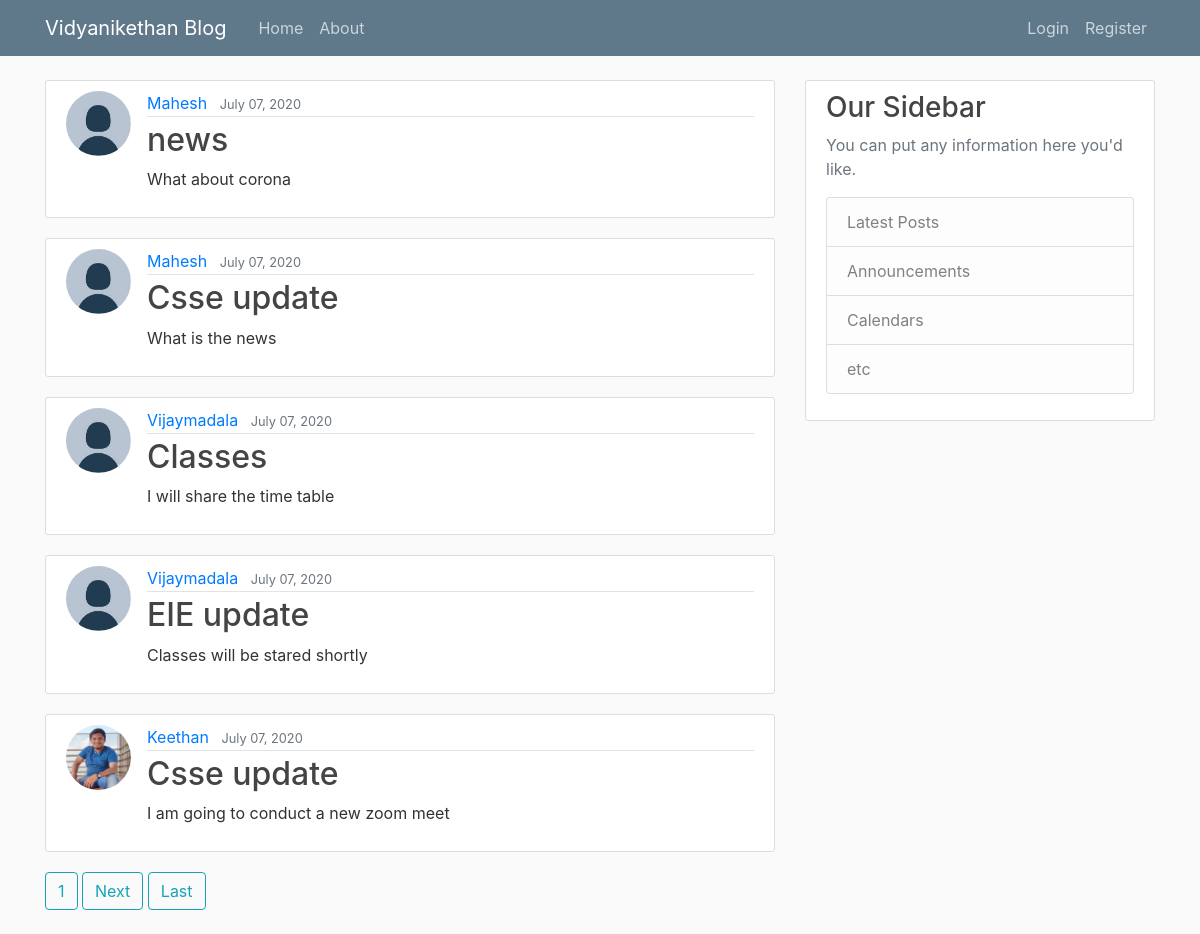
The page / on the database its author committed.
### Blog/models.py (models this page shows, shortened)
class Post(models.Model):
	title = models.CharField(max_length=100)
	content = models.TextField()
	date_posted = models.DateTimeField(default=timezone.now)
	author = models.ForeignKey(User , on_delete=models.CASCADE)

### users/models.py (models this page shows, shortened)
class Profile(models.Model):
	user = models.OneToOneField(User, on_delete=models.CASCADE)
	image= models.ImageField(default='default.jpg',upload_to='profile_pics')

### Blog/views.py (the view)
# urls.py: path('',PostListView.as_view(),name='Blog-home'),
class PostListView(ListView):
	model = Post
	template_name = 'Blog/home.html'
	context_object_name = 'posts'
	ordering = ['-date_posted']
	paginate_by = 5

### Blog/templates/Blog/home.html (shortened to what this page needs)
{% extends "Blog/base.html" %}
{% block content %}
	{% for post in posts%}
		<article class="media content-section">
		  <img class="rounded-circle article-img" src="{{ post.author.profile.image.url }}">
		  <div class="media-body">
		    <div class="article-metadata">
		      <a class="mr-2" href="{% url 'user-posts' post.author.username %}">{{ post.author }}</a>
			  <small class="text-muted">{{ post.date_posted|date:"F d, Y" }}</small>
		    </div>
		    <h2><a class="article-title" href="{% url 'post-detail' post.id %}">{{ post.title }}</a></h2>
		    <p class="article-content">{{ post.content }}</p>
		  </div>
		</article>
	{% endfor %}
	{% if is_paginated %}
		{% for num in page_obj.paginator.page_range %}
			{% if page_obj.number == num %}
				<a class="btn btn-outline-info mb-4" href="?page={{ num }}">{{ num }}</a>
			{% elif num > page_obj.number|add:'-3' and num > page_obj.number|add:'3'%}
				<a class="btn btn-outline-info mb-4" href="?page={{ num }}">{{ num }}</a>
			{% endif %}
		{% endfor %}
		{% if page_obj.has_next %}
			<a class="btn btn-outline-info mb-4" href="?page={{ page_obj.next_page_number }}">Next</a>
			<a class="btn btn-outline-info mb-4" href="?page={{ page_obj.paginator.num_pages }}">Last</a>
		{% endif %}
	{% endif %}
{% endblock content %}

### Blog/templates/Blog/base.html (shortened to what this page needs)
{% load static %}
<!DOCTYPE html>
<html>
<head>
    <link rel="stylesheet" href="https://maxcdn.bootstrapcdn.com/bootstrap/4.0.0/css/bootstrap.min.css">
    <link rel="stylesheet" type="text/css" href="{% static 'Blog/main.css'%}">
</head>
<body>
	<header class="site-header">
	  <nav class="navbar navbar-expand-md navbar-dark bg-steel fixed-top">
	    <div class="container">
	      <a class="navbar-brand mr-4" href="{% url 'Blog-home' %}">Vidyanikethan Blog</a>
	      <div class="collapse navbar-collapse" id="navbarToggle">
	        <div class="navbar-nav mr-auto">
	          <a class="nav-item nav-link" href="{% url 'Blog-home' %}">Home</a>
	          <a class="nav-item nav-link" href="{% url 'Blog-about' %}">About</a>
	        </div>
	        <div class="navbar-nav">
				{% if user.is_authenticated %}
				  <a class="nav-item nav-link" href="{% url 'post-create' %}">New Post</a>
	        	  <a class="nav-item nav-link" href="{% url 'profile' %}">Profile</a>
	        	  <a class="nav-item nav-link" href="{% url 'logout' %}">Logout</a>
	        	{% else %}
		          <a class="nav-item nav-link" href="{% url 'login' %}">Login</a>
		          <a class="nav-item nav-link" href="{% url 'register' %}">Register</a>
		        {% endif %}
	        </div>
	      </div>
	    </div>
	  </nav>
	</header>
	<main role="main" class="container">
	  <div class="row">
	    <div class="col-md-8">
	    	{% block content %}{% endblock %}
	    </div>
	    <div class="col-md-4">
	      <div class="content-section">
	        <h3>Our Sidebar</h3>
	        <p class='text-muted'>You can put any information here you'd like.
	          <ul class="list-group">
	            <li class="list-group-item list-group-item-light">Latest Posts</li>
	            <li class="list-group-item list-group-item-light">Announcements</li>
	            <li class="list-group-item list-group-item-light">Calendars</li>
	            <li class="list-group-item list-group-item-light">etc</li>
	          </ul>
	        </p>
	      </div>
	    </div>
	  </div>
	</main>
  </body>
</html>

### Blog/static/Blog/main.css (style rules this page uses)
body { background: #fafafa; color: #333333; margin-top: 5rem; }
h1, h2, h3, h4, h5, h6 { color: #444444; }
ul { margin: 0; }
.bg-steel { background-color: #5f788a; }
.site-header .navbar-nav .nav-link { color: #cbd5db; }
.content-section { background: #ffffff; padding: 10px 20px; border: 1px solid #dddddd; border-radius: 3px; margin-bottom: 20px; }
.article-title { color: #444444; }
.article-content { white-space: pre-line; }
.article-img { height: 65px; width: 65px; margin-right: 16px; }
.article-metadata { padding-bottom: 1px; margin-bottom: 4px; border-bottom: 1px solid #e3e3e3 }

### rows shown on the page
Post: author.profile.image (placeholder picture), author "Mahesh", date_posted "July 07, 2020", title "news", content "What about corona"
Post: author.profile.image (placeholder picture), author "Mahesh", date_posted "July 07, 2020", title "Csse update", content "What is the news"
Post: author.profile.image (placeholder picture), author "Vijaymadala", date_posted "July 07, 2020", title "Classes", content "I will share the time table"
Post: author.profile.image (placeholder picture), author "Vijaymadala", date_posted "July 07, 2020", title "EIE update", content "Classes will be stared shortly"
Post: author.profile.image (picture), author "Keethan", date_posted "July 07, 2020", title "Csse update", content "I am going to conduct a new zoom meet"

### other values the page prints
{{ num }} "1"
